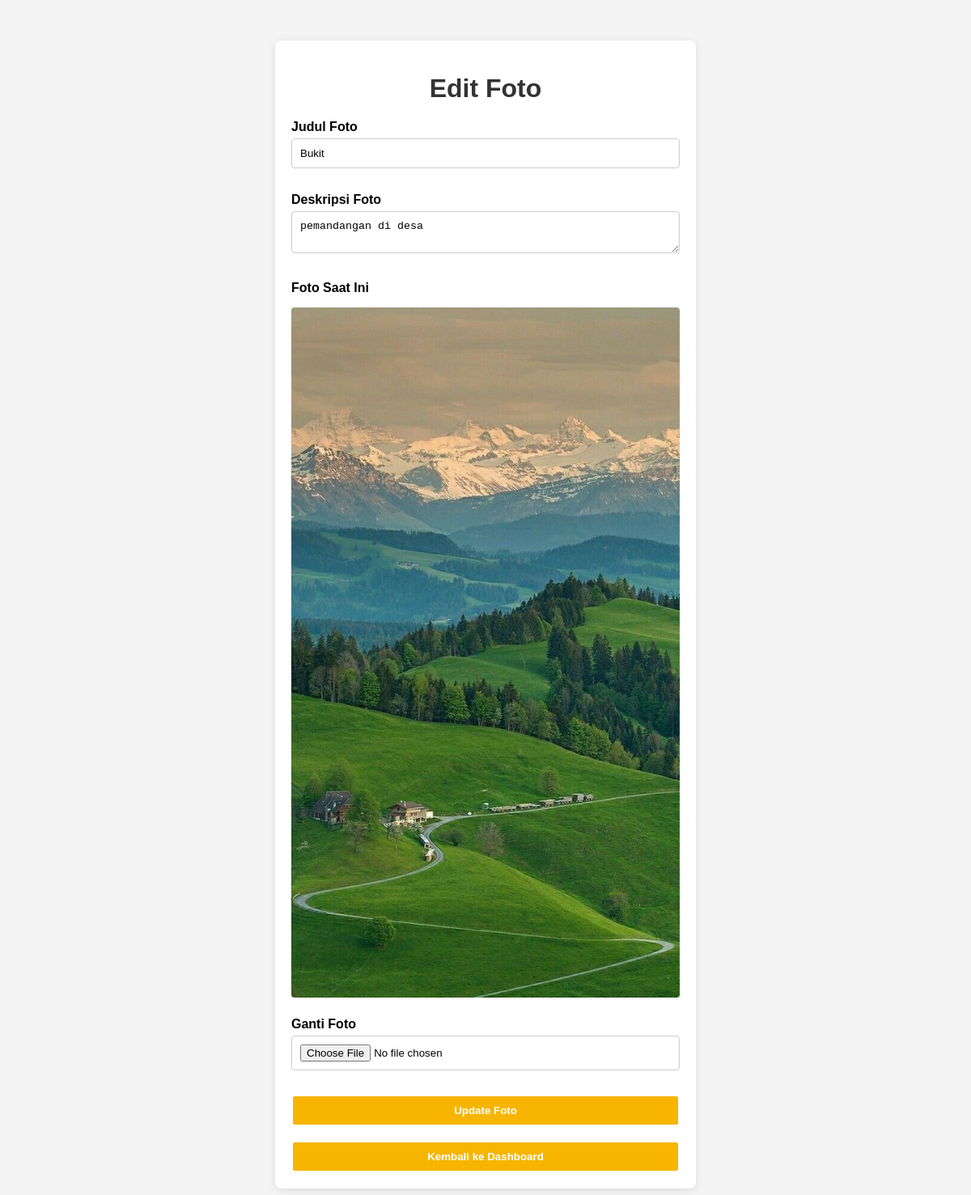
Page /edit_Admin.php?fotoID=14 on the committed database.
### tables this page shows
CREATE TABLE `foto` (
  `FotoID` int(11) NOT NULL,
  `JudulFoto` varchar(255) DEFAULT NULL,
  `DeskripsiFoto` text DEFAULT NULL,
  `TanggalUnggah` date DEFAULT NULL,
  `LokasiFile` varchar(255) DEFAULT NULL,
  `AlbumID` int(11) DEFAULT NULL,
  `UserID` int(11) DEFAULT NULL
);

### edit_Admin.php (the view, shortened to what this page needs)
<?php
require 'koneksi.php';
$fotoID = $_GET['fotoID'];
$query = "SELECT * FROM foto WHERE FotoID = ?";
$stmt = $kon->prepare($query);
$stmt->bind_param("i", $fotoID);
$stmt->execute();
$result = $stmt->get_result();
$foto = $result->fetch_assoc();
?>
<!DOCTYPE html>
<html lang="id">
<head>
</head>
<body>
<div class="container">
    <h1>Edit Foto</h1>
    <form action="" method="POST" enctype="multipart/form-data">
        <div class="form-group">
            <label for="JudulFoto">Judul Foto</label>
            <input type="text" id="JudulFoto" name="JudulFoto" value="<?php echo htmlspecialchars($foto['JudulFoto']); ?>">
        </div>
        <div class="form-group">
            <label for="DeskripsiFoto">Deskripsi Foto</label>
            <textarea id="DeskripsiFoto" name="DeskripsiFoto"><?php echo htmlspecialchars($foto['DeskripsiFoto']); ?></textarea>
        </div>
        <div class="form-group">
            <label for="LokasiFile">Foto Saat Ini</label>
            <img src="<?php echo htmlspecialchars($foto['LokasiFile']); ?>" alt="Foto">
        </div>
        <div class="form-group">
            <label for="LokasiFile">Ganti Foto</label>
            <input type="file" id="LokasiFile" name="LokasiFile">
        </div>
        <button type="submit" class="button">Update Foto</button>
        <br>
        <button href="dashboard.php" class="button">Kembali ke Dashboard</a>
    </form>
</div>
</body>
</html>

### edit_Admin.php (style rules this page uses)
body { font-family: Arial, sans-serif; background-color: #f4f4f4; margin: 0; padding: 0; }
.container { width: 40%; margin: 50px auto; padding: 20px; background-color: #fff; border-radius: 8px; box-shadow: 0 2px 10px rgba(0, 0, 0, 0.1); }
.container h1 { text-align: center; color: #333; margin-bottom: 20px; }
.form-group { margin-bottom: 20px; }
.form-group label { display: block; font-weight: bold; color: black; margin-bottom: 5px; }
.form-group input, .form-group textarea { width: 100%; padding: 10px; border: 1px solid #ccc; border-radius: 4px; box-sizing: border-box; margin-bottom: 10px; }
.form-group img { max-width: 100%; margin-top: 10px; border-radius: 4px; }
.button { background-color: #f7b500; color: white; padding: 10px; border: 2px solid white; border-radius: 4px; cursor: pointer; display: block; text-align: center; font-weight: bold; text-decoration: none; width: 100%; }

### rows in the picture
foto: JudulFoto "Bukit", DeskripsiFoto "pemandangan di desa", LokasiFile (picture)
